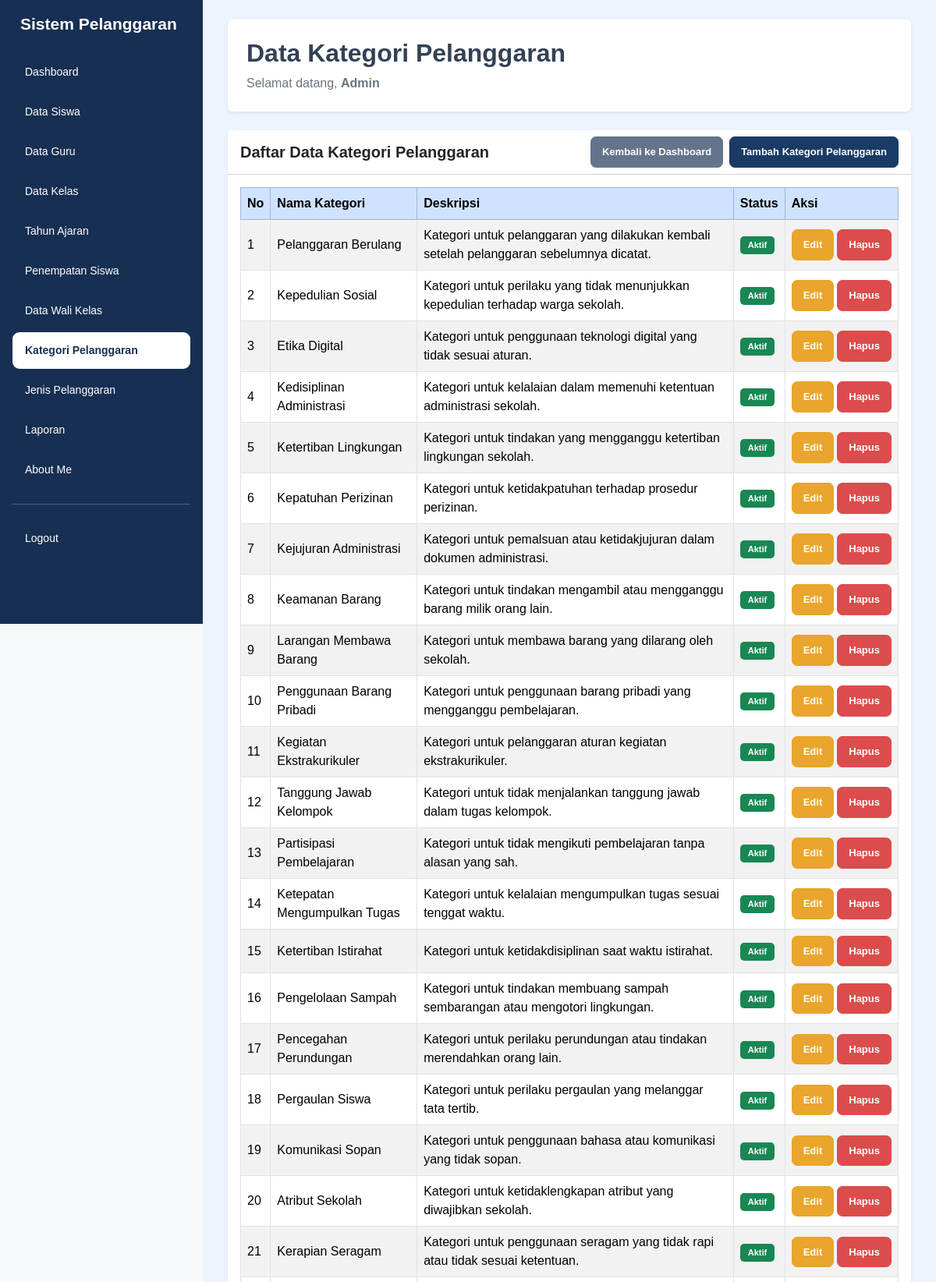
Screenshot of /data_kategori_pelanggaran.php (signed in, upper part) with the database file from the repository.
### tables this page shows
CREATE TABLE `t_pelanggaran_kategori` (
  `id` int(11) NOT NULL,
  `nama` varchar(100) NOT NULL,
  `deskripsi` text NOT NULL,
  `status_aktif` tinyint(1) NOT NULL,
  `created_at` timestamp NOT NULL DEFAULT current_timestamp(),
  `updated_at` timestamp NOT NULL DEFAULT current_timestamp()
);

### data_kategori_pelanggaran.php (the view, shortened to what this page needs)
<?php
include 'config/koneksi.php';
$nama_login = $_SESSION['name'] ?? 'Admin';
$halaman = basename($_SERVER['PHP_SELF']);
$data = mysqli_query(
    $koneksi,
    "SELECT * FROM t_pelanggaran_kategori ORDER BY id DESC"
);
?>
<!DOCTYPE html>
<html lang="id">
<head>
    <link href="https://cdn.jsdelivr.net/npm/bootstrap@5.3.8/dist/css/bootstrap.min.css"
          rel="stylesheet">
    <link rel="stylesheet"
          href="https://cdn.datatables.net/3.1.4/css/dataTables.dataTables.min.css">
    <link rel="stylesheet" href="style/style.css">
</head>
<body class="bg-light">
<div class="container-fluid">
    <div class="row">
        <div class="sidebar col-md-3 col-lg-2 position-fixed top-0 start-0 vh-100 p-3 overflow-auto">
            <h4 class="text-white mb-4">Sistem Pelanggaran</h4>
            <ul class="nav nav-pills flex-column gap-1">
                <li class="nav-item">
                    <a href="dashboard.php" class="nav-link text-white">
                        Dashboard
                    </a>
                </li>
                <li class="nav-item">
                    <a href="data_siswa.php" class="nav-link text-white">
                        Data Siswa
                    </a>
                </li>
                <li class="nav-item">
                    <a href="data_guru.php" class="nav-link text-white">
                        Data Guru
                    </a>
                </li>
                <li class="nav-item">
                    <a href="data_kelas.php" class="nav-link text-white">
                        Data Kelas
                    </a>
                </li>
                <li class="nav-item">
                    <a href="data_tahun_ajaran.php" class="nav-link text-white">
                        Tahun Ajaran
                    </a>
                </li>
                <li class="nav-item">
                    <a href="data_penempatan_siswa.php" class="nav-link text-white">
                        Penempatan Siswa
                    </a>
                </li>
                <li class="nav-item">
                    <a href="data_wali_kelas.php" class="nav-link text-white">
                        Data Wali Kelas
                    </a>
                </li>
                <li class="nav-item">
                    <a href="data_kategori_pelanggaran.php"
                       class="nav-link <?= $halaman == 'data_kategori_pelanggaran.php' ? 'active' : 'text-white'; ?>">
                        Kategori Pelanggaran
                    </a>
                </li>
                <li class="nav-item">
                    <a href="data_jenis_pelanggaran.php" class="nav-link text-white">
                        Jenis Pelanggaran
                    </a>
                </li>
                <li class="nav-item">
                    <a href="laporan.php" class="nav-link text-white">
                        Laporan
                    </a>
                </li>
                <li class="nav-item">
                    <a href="about_me.php" class="nav-link text-white">
                        About Me
                    </a>
                </li>
                <hr class="border-white">
                <li class="nav-item">
                    <a href="logout.php" class="nav-link text-white">
                        Logout
                    </a>
                </li>
            </ul>
        </div>
        <main class="content-main">
            <div class="page-content">
                <div class="bg-white rounded shadow-sm p-4 mb-4">
                    <h2 class="fw-bold">Data Kategori Pelanggaran</h2>
                    <p class="text-secondary mb-0">
                        Selamat datang,
                        <b><?= htmlspecialchars($nama_login); ?></b>
                    </p>
                </div>
                <div class="card shadow-sm border-0">
                    <div class="card-header bg-white">
                        <div class="d-flex justify-content-between align-items-center flex-wrap gap-2">
                            <h5 class="mb-0 fw-bold">
                                Daftar Data Kategori Pelanggaran
                            </h5>
                            <div class="d-flex gap-2">
                                <a href="dashboard.php" class="btn btn-secondary btn-sm">
                                    Kembali ke Dashboard
                                </a>
                                <a href="tambah_kategori_pelanggaran.php"
                                   class="btn btn-primary btn-sm">
                                    Tambah Kategori Pelanggaran
                                </a>
                            </div>
                        </div>
                    </div>
                    <div class="card-body">
                        <div class="table-responsive">
                            <table id="tabelKategori"
                                   class="table table-bordered table-striped table-hover align-middle w-100">
                                <thead class="table-primary">
                                    <tr>
                                        <th>No</th>
                                        <th>Nama Kategori</th>
                                        <th>Deskripsi</th>
                                        <th>Status</th>
                                        <th>Aksi</th>
                                    </tr>
                                </thead>
                                <tbody>
                                <?php
                                $no = 1;
                                if (mysqli_num_rows($data) > 0) {
                                    while ($d = mysqli_fetch_assoc($data)) {
                                ?>
                                    <tr>
                                        <td><?= $no++; ?></td>
                                        <td>
                                            <?= htmlspecialchars($d['nama'] ?? ''); ?>
                                        </td>
                                        <td>
                                            <?= htmlspecialchars($d['deskripsi'] ?? ''); ?>
                                        </td>
                                        <td>
                                            <?php if (($d['status_aktif'] ?? 0) == 1) { ?>
                                                <span class="badge bg-success">
                                                    Aktif
                                                </span>
                                            <?php } else { ?>
                                                <span class="badge bg-secondary">
                                                    Tidak Aktif
                                                </span>
                                            <?php } ?>
                                        </td>
                                        <td>
                                            <div class="d-flex gap-1">
                                                <a href="edit_kategori_pelanggaran.php?id=<?= urlencode($d['id']); ?>"
                                                   class="btn btn-warning btn-sm">
                                                    Edit
                                                </a>
                                                <a href="hapus_kategori_pelanggaran.php?id=<?= urlencode($d['id']); ?>"
                                                   class="btn btn-danger btn-sm"
                                                   onclick="return confirm('Yakin ingin menghapus kategori ini?')">
                                                    Hapus
                                                </a>
                                            </div>
                                        </td>
                                    </tr>
                                <?php
                                    }
                                }
                                ?>
                                </tbody>
                            </table>
                        </div>
                    </div>
                </div>
            </div>
        </main>
    </div>
</div>
</body>
</html>

### style/style.css (style rules this page uses)
* { box-sizing: border-box; }
html { width: 100%; min-height: 100%; overflow-x: hidden; }
body { width: 100%; min-height: 100vh; margin: 0; padding: 0; font-family: Arial, Helvetica, sans-serif; background-color: #edf4fd; color: #334155; }
a { text-decoration: none; }
.sidebar { position: fixed !important; top: 0; left: 0; width: 260px !important; max-width: 260px !important; height: 100vh; padding: 24px 15px; background-color: #172f52 !important; z-index: 1001; overflow-y: auto; overflow-x: hidden; flex: none !important; }
.sidebar h4 { color: #ffffff; font-size: 21px; font-weight: 700; margin: 0 0 38px; padding: 0 10px; line-height: 1.4; }
.sidebar .nav { display: flex; flex-direction: column; gap: 7px; }
.sidebar .nav-item { width: 100%; }
.sidebar .nav-link { display: block; width: 100%; padding: 13px 16px; border-radius: 9px; color: #e2eaf6; font-size: 14px; font-weight: 500; transition: all 0.2s ease; }
.sidebar .nav-link.active { background-color: #ffffff !important; color: #172f52 !important; font-weight: 700; }
.content-main { display: block !important; position: relative; width: calc(100% - 260px) !important; max-width: none !important; min-height: 100vh; margin-left: 260px !important; margin-right: 0 !important; padding: 25px 32px 35px !important; background-color: #edf4fd; overflow-x: hidden; }
.btn { display: inline-flex; justify-content: center; align-items: center; border-radius: 7px; padding: 9px 14px; font-size: 13px; font-weight: 600; white-space: nowrap; transition: all 0.2s ease; }
.btn-primary { background-color: #193b65; border-color: #193b65; color: #ffffff; }
.btn-secondary { background-color: #64748b; border-color: #64748b; color: #ffffff; }
.btn-warning { background-color: #e9a52c; border-color: #e9a52c; color: #ffffff; }
.btn-danger { background-color: #dc4c4c; border-color: #dc4c4c; color: #ffffff; }
.table-responsive { display: block; width: 100%; max-width: 100%; overflow-x: auto; }
.badge { display: inline-block; padding: 6px 10px; border-radius: 5px; font-size: 11px; font-weight: 600; }
@media (min-width: 768px) { .content-main { padding-top: 25px !important; } }

### rows the page displays
t_pelanggaran_kategori: nama "Pelanggaran Berulang", deskripsi "Kategori untuk pelanggaran yang dilakukan kembali setelah pelanggaran sebelumnya dicatat.", status_aktif "Aktif"
t_pelanggaran_kategori: nama "Kepedulian Sosial", deskripsi "Kategori untuk perilaku yang tidak menunjukkan kepedulian terhadap warga sekolah.", status_aktif "Aktif"
t_pelanggaran_kategori: nama "Etika Digital", deskripsi "Kategori untuk penggunaan teknologi digital yang tidak sesuai aturan.", status_aktif "Aktif"
t_pelanggaran_kategori: nama "Kedisiplinan Administrasi", deskripsi "Kategori untuk kelalaian dalam memenuhi ketentuan administrasi sekolah.", status_aktif "Aktif"
t_pelanggaran_kategori: nama "Ketertiban Lingkungan", deskripsi "Kategori untuk tindakan yang mengganggu ketertiban lingkungan sekolah.", status_aktif "Aktif"
t_pelanggaran_kategori: nama "Kepatuhan Perizinan", deskripsi "Kategori untuk ketidakpatuhan terhadap prosedur perizinan.", status_aktif "Aktif"
t_pelanggaran_kategori: nama "Kejujuran Administrasi", deskripsi "Kategori untuk pemalsuan atau ketidakjujuran dalam dokumen administrasi.", status_aktif "Aktif"
t_pelanggaran_kategori: nama "Keamanan Barang", deskripsi "Kategori untuk tindakan mengambil atau mengganggu barang milik orang lain.", status_aktif "Aktif"
t_pelanggaran_kategori: nama "Larangan Membawa Barang", deskripsi "Kategori untuk membawa barang yang dilarang oleh sekolah.", status_aktif "Aktif"
t_pelanggaran_kategori: nama "Penggunaan Barang Pribadi", deskripsi "Kategori untuk penggunaan barang pribadi yang mengganggu pembelajaran.", status_aktif "Aktif"
t_pelanggaran_kategori: nama "Kegiatan Ekstrakurikuler", deskripsi "Kategori untuk pelanggaran aturan kegiatan ekstrakurikuler.", status_aktif "Aktif"
t_pelanggaran_kategori: nama "Tanggung Jawab Kelompok", deskripsi "Kategori untuk tidak menjalankan tanggung jawab dalam tugas kelompok.", status_aktif "Aktif"
t_pelanggaran_kategori: nama "Partisipasi Pembelajaran", deskripsi "Kategori untuk tidak mengikuti pembelajaran tanpa alasan yang sah.", status_aktif "Aktif"
t_pelanggaran_kategori: nama "Ketepatan Mengumpulkan Tugas", deskripsi "Kategori untuk kelalaian mengumpulkan tugas sesuai tenggat waktu.", status_aktif "Aktif"
t_pelanggaran_kategori: nama "Ketertiban Istirahat", deskripsi "Kategori untuk ketidakdisiplinan saat waktu istirahat.", status_aktif "Aktif"
t_pelanggaran_kategori: nama "Pengelolaan Sampah", deskripsi "Kategori untuk tindakan membuang sampah sembarangan atau mengotori lingkungan.", status_aktif "Aktif"
t_pelanggaran_kategori: nama "Pencegahan Perundungan", deskripsi "Kategori untuk perilaku perundungan atau tindakan merendahkan orang lain.", status_aktif "Aktif"
t_pelanggaran_kategori: nama "Pergaulan Siswa", deskripsi "Kategori untuk perilaku pergaulan yang melanggar tata tertib.", status_aktif "Aktif"
t_pelanggaran_kategori: nama "Komunikasi Sopan", deskripsi "Kategori untuk penggunaan bahasa atau komunikasi yang tidak sopan.", status_aktif "Aktif"
t_pelanggaran_kategori: nama "Atribut Sekolah", deskripsi "Kategori untuk ketidaklengkapan atribut yang diwajibkan sekolah.", status_aktif "Aktif"
t_pelanggaran_kategori: nama "Kerapian Seragam", deskripsi "Kategori untuk penggunaan seragam yang tidak rapi atau tidak sesuai ketentuan.", status_aktif "Aktif"

### other values shown
$nama_login "Admin"
